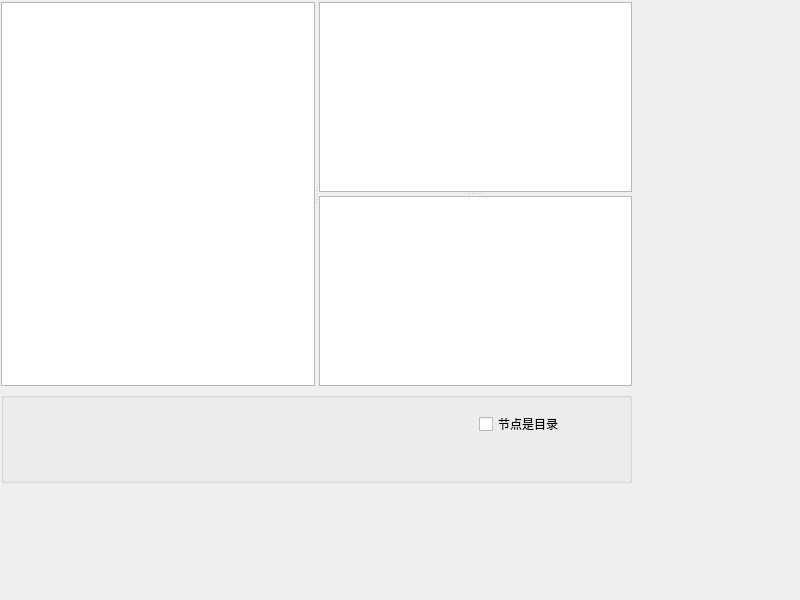
<?xml version="1.0" encoding="UTF-8"?>
<ui version="4.0">
 <class>MainWindow</class>
 <widget class="QMainWindow" name="MainWindow">
  <property name="geometry">
   <rect>
    <x>0</x>
    <y>0</y>
    <width>800</width>
    <height>600</height>
   </rect>
  </property>
  <property name="windowTitle">
   <string>MainWindow</string>
  </property>
  <widget class="QWidget" name="centralwidget">
   <widget class="QWidget" name="">
    <property name="geometry">
     <rect>
      <x>1</x>
      <y>2</y>
      <width>631</width>
      <height>481</height>
     </rect>
    </property>
    <layout class="QGridLayout" name="gridLayout">
     <item row="0" column="0">
      <widget class="QSplitter" name="splitter_2">
       <property name="orientation">
        <enum>Qt::Horizontal</enum>
       </property>
       <widget class="QTreeView" name="treeView"/>
       <widget class="QSplitter" name="splitter">
        <property name="orientation">
         <enum>Qt::Vertical</enum>
        </property>
        <widget class="QListView" name="listView"/>
        <widget class="QTableView" name="tableView"/>
       </widget>
      </widget>
     </item>
     <item row="1" column="0">
      <widget class="QGroupBox" name="groupBox">
       <property name="title">
        <string/>
       </property>
       <widget class="QWidget" name="layoutWidget">
        <property name="geometry">
         <rect>
          <x>0</x>
          <y>20</y>
          <width>631</width>
          <height>71</height>
         </rect>
        </property>
        <layout class="QVBoxLayout" name="verticalLayout_2">
         <item>
          <layout class="QHBoxLayout" name="horizontalLayout">
           <item>
            <widget class="QLabel" name="labFileName">
             <property name="text">
              <string/>
             </property>
            </widget>
           </item>
           <item>
            <widget class="QLabel" name="labFileSize">
             <property name="text">
              <string/>
             </property>
            </widget>
           </item>
           <item>
            <widget class="QLabel" name="labFileType">
             <property name="text">
              <string/>
             </property>
            </widget>
           </item>
           <item>
            <widget class="QCheckBox" name="chkIsDir">
             <property name="text">
              <string>节点是目录</string>
             </property>
            </widget>
           </item>
          </layout>
         </item>
         <item>
          <widget class="QLabel" name="labFilePath">
           <property name="text">
            <string/>
           </property>
          </widget>
         </item>
        </layout>
       </widget>
      </widget>
     </item>
    </layout>
   </widget>
  </widget>
  <widget class="QMenuBar" name="menubar">
   <property name="geometry">
    <rect>
     <x>0</x>
     <y>0</y>
     <width>800</width>
     <height>21</height>
    </rect>
   </property>
  </widget>
 </widget>
 <resources/>
 <connections/>
</ui>
